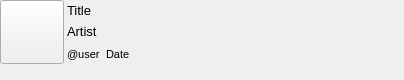
<?xml version="1.0" encoding="UTF-8"?>
<ui version="4.0">
 <class>HistoryEntry</class>
 <widget class="QWidget" name="HistoryEntry">
  <property name="geometry">
   <rect>
    <x>0</x>
    <y>0</y>
    <width>404</width>
    <height>80</height>
   </rect>
  </property>
  <property name="sizePolicy">
   <sizepolicy hsizetype="Preferred" vsizetype="Fixed">
    <horstretch>0</horstretch>
    <verstretch>0</verstretch>
   </sizepolicy>
  </property>
  <property name="minimumSize">
   <size>
    <width>0</width>
    <height>80</height>
   </size>
  </property>
  <property name="maximumSize">
   <size>
    <width>16777215</width>
    <height>90</height>
   </size>
  </property>
  <property name="font">
   <font>
    <pointsize>14</pointsize>
   </font>
  </property>
  <property name="windowTitle">
   <string>Form</string>
  </property>
  <layout class="QHBoxLayout" name="horizontalLayout">
   <property name="spacing">
    <number>0</number>
   </property>
   <property name="leftMargin">
    <number>0</number>
   </property>
   <property name="topMargin">
    <number>0</number>
   </property>
   <property name="rightMargin">
    <number>0</number>
   </property>
   <property name="bottomMargin">
    <number>16</number>
   </property>
   <item>
    <widget class="QPushButton" name="cover">
     <property name="minimumSize">
      <size>
       <width>64</width>
       <height>64</height>
      </size>
     </property>
     <property name="maximumSize">
      <size>
       <width>64</width>
       <height>64</height>
      </size>
     </property>
     <property name="text">
      <string/>
     </property>
    </widget>
   </item>
   <item>
    <layout class="QVBoxLayout" name="verticalLayout">
     <property name="spacing">
      <number>6</number>
     </property>
     <property name="leftMargin">
      <number>3</number>
     </property>
     <property name="topMargin">
      <number>3</number>
     </property>
     <property name="rightMargin">
      <number>3</number>
     </property>
     <property name="bottomMargin">
      <number>0</number>
     </property>
     <item>
      <widget class="QLabel" name="title">
       <property name="font">
        <font>
         <pointsize>10</pointsize>
        </font>
       </property>
       <property name="text">
        <string>Title</string>
       </property>
      </widget>
     </item>
     <item>
      <widget class="QLabel" name="artist">
       <property name="font">
        <font>
         <pointsize>10</pointsize>
        </font>
       </property>
       <property name="text">
        <string>Artist</string>
       </property>
      </widget>
     </item>
     <item>
      <layout class="QHBoxLayout" name="horizontalLayout_2">
       <item>
        <widget class="QLabel" name="user">
         <property name="font">
          <font>
           <pointsize>8</pointsize>
          </font>
         </property>
         <property name="text">
          <string>@user</string>
         </property>
        </widget>
       </item>
       <item>
        <widget class="QLabel" name="date">
         <property name="font">
          <font>
           <pointsize>8</pointsize>
          </font>
         </property>
         <property name="text">
          <string>Date</string>
         </property>
        </widget>
       </item>
       <item>
        <spacer name="horizontalSpacer_2">
         <property name="orientation">
          <enum>Qt::Horizontal</enum>
         </property>
         <property name="sizeHint" stdset="0">
          <size>
           <width>40</width>
           <height>20</height>
          </size>
         </property>
        </spacer>
       </item>
      </layout>
     </item>
    </layout>
   </item>
   <item>
    <layout class="QHBoxLayout" name="horizontalLayout_3"/>
   </item>
  </layout>
 </widget>
 <resources/>
 <connections/>
</ui>
